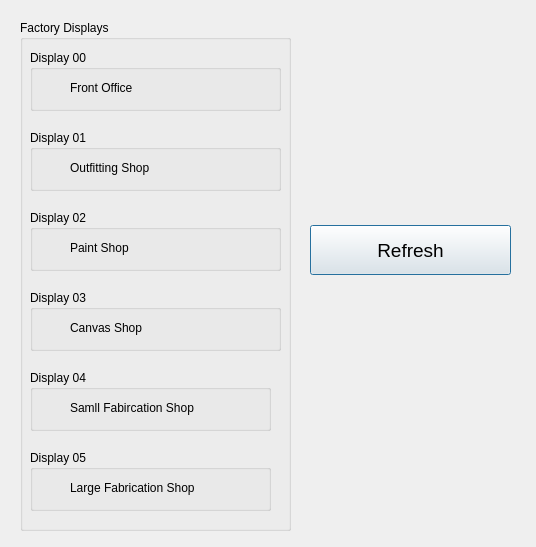
<?xml version="1.0" encoding="UTF-8"?>
<ui version="4.0">
 <class>Dialog</class>
 <widget class="QDialog" name="Dialog">
  <property name="geometry">
   <rect>
    <x>0</x>
    <y>0</y>
    <width>536</width>
    <height>547</height>
   </rect>
  </property>
  <property name="windowTitle">
   <string>NRB Refresh Factory Displays</string>
  </property>
  <widget class="QPushButton" name="pushButton_refresh">
   <property name="geometry">
    <rect>
     <x>310</x>
     <y>225</y>
     <width>201</width>
     <height>50</height>
    </rect>
   </property>
   <property name="font">
    <font>
     <pointsize>14</pointsize>
    </font>
   </property>
   <property name="text">
    <string>Refresh</string>
   </property>
  </widget>
  <widget class="QGroupBox" name="groupBox">
   <property name="geometry">
    <rect>
     <x>20</x>
     <y>20</y>
     <width>271</width>
     <height>511</height>
    </rect>
   </property>
   <property name="title">
    <string>Factory Displays</string>
   </property>
   <widget class="QGroupBox" name="groupBox_display_0">
    <property name="geometry">
     <rect>
      <x>10</x>
      <y>30</y>
      <width>251</width>
      <height>61</height>
     </rect>
    </property>
    <property name="title">
     <string>Display 00</string>
    </property>
    <widget class="QLabel" name="label_led_0">
     <property name="geometry">
      <rect>
       <x>10</x>
       <y>30</y>
       <width>21</width>
       <height>21</height>
      </rect>
     </property>
     <property name="text">
      <string/>
     </property>
     <property name="pixmap">
      <pixmap resource="refresh_displays_resources.qrc">:/icons/icons/grey-led-off.png</pixmap>
     </property>
     <property name="scaledContents">
      <bool>true</bool>
     </property>
    </widget>
    <widget class="QLabel" name="label_description_0">
     <property name="geometry">
      <rect>
       <x>40</x>
       <y>30</y>
       <width>81</width>
       <height>16</height>
      </rect>
     </property>
     <property name="text">
      <string>Front Office</string>
     </property>
    </widget>
   </widget>
   <widget class="QGroupBox" name="groupBox_display_1">
    <property name="geometry">
     <rect>
      <x>10</x>
      <y>110</y>
      <width>251</width>
      <height>61</height>
     </rect>
    </property>
    <property name="title">
     <string>Display 01</string>
    </property>
    <widget class="QLabel" name="label_led_1">
     <property name="geometry">
      <rect>
       <x>10</x>
       <y>30</y>
       <width>21</width>
       <height>21</height>
      </rect>
     </property>
     <property name="text">
      <string/>
     </property>
     <property name="pixmap">
      <pixmap resource="refresh_displays_resources.qrc">:/icons/icons/grey-led-off.png</pixmap>
     </property>
     <property name="scaledContents">
      <bool>true</bool>
     </property>
    </widget>
    <widget class="QLabel" name="label_description_1">
     <property name="geometry">
      <rect>
       <x>40</x>
       <y>30</y>
       <width>111</width>
       <height>16</height>
      </rect>
     </property>
     <property name="text">
      <string>Outfitting Shop</string>
     </property>
    </widget>
   </widget>
   <widget class="QGroupBox" name="groupBox_display_2">
    <property name="geometry">
     <rect>
      <x>10</x>
      <y>190</y>
      <width>251</width>
      <height>61</height>
     </rect>
    </property>
    <property name="title">
     <string>Display 02</string>
    </property>
    <widget class="QLabel" name="label_led_2">
     <property name="geometry">
      <rect>
       <x>10</x>
       <y>30</y>
       <width>21</width>
       <height>21</height>
      </rect>
     </property>
     <property name="text">
      <string/>
     </property>
     <property name="pixmap">
      <pixmap resource="refresh_displays_resources.qrc">:/icons/icons/grey-led-off.png</pixmap>
     </property>
     <property name="scaledContents">
      <bool>true</bool>
     </property>
    </widget>
    <widget class="QLabel" name="label_description_2">
     <property name="geometry">
      <rect>
       <x>40</x>
       <y>30</y>
       <width>81</width>
       <height>16</height>
      </rect>
     </property>
     <property name="text">
      <string>Paint Shop</string>
     </property>
    </widget>
   </widget>
   <widget class="QGroupBox" name="groupBox_display_3">
    <property name="geometry">
     <rect>
      <x>10</x>
      <y>270</y>
      <width>251</width>
      <height>61</height>
     </rect>
    </property>
    <property name="title">
     <string>Display 03</string>
    </property>
    <widget class="QLabel" name="label_led_4">
     <property name="geometry">
      <rect>
       <x>10</x>
       <y>30</y>
       <width>21</width>
       <height>21</height>
      </rect>
     </property>
     <property name="text">
      <string/>
     </property>
     <property name="pixmap">
      <pixmap resource="refresh_displays_resources.qrc">:/icons/icons/grey-led-off.png</pixmap>
     </property>
     <property name="scaledContents">
      <bool>true</bool>
     </property>
    </widget>
    <widget class="QLabel" name="label_description_4">
     <property name="geometry">
      <rect>
       <x>40</x>
       <y>30</y>
       <width>91</width>
       <height>16</height>
      </rect>
     </property>
     <property name="text">
      <string>Canvas Shop</string>
     </property>
    </widget>
   </widget>
   <widget class="QGroupBox" name="groupBox_display_4">
    <property name="geometry">
     <rect>
      <x>10</x>
      <y>350</y>
      <width>241</width>
      <height>61</height>
     </rect>
    </property>
    <property name="title">
     <string>Display 04</string>
    </property>
    <widget class="QLabel" name="label_led_5">
     <property name="geometry">
      <rect>
       <x>10</x>
       <y>30</y>
       <width>21</width>
       <height>21</height>
      </rect>
     </property>
     <property name="text">
      <string/>
     </property>
     <property name="pixmap">
      <pixmap resource="refresh_displays_resources.qrc">:/icons/icons/grey-led-off.png</pixmap>
     </property>
     <property name="scaledContents">
      <bool>true</bool>
     </property>
    </widget>
    <widget class="QLabel" name="label_description_5">
     <property name="geometry">
      <rect>
       <x>40</x>
       <y>30</y>
       <width>151</width>
       <height>16</height>
      </rect>
     </property>
     <property name="text">
      <string>Samll Fabircation Shop</string>
     </property>
    </widget>
   </widget>
   <widget class="QGroupBox" name="groupBox_display_5">
    <property name="geometry">
     <rect>
      <x>10</x>
      <y>430</y>
      <width>241</width>
      <height>61</height>
     </rect>
    </property>
    <property name="title">
     <string>Display 05</string>
    </property>
    <widget class="QLabel" name="label_led_6">
     <property name="geometry">
      <rect>
       <x>10</x>
       <y>30</y>
       <width>21</width>
       <height>21</height>
      </rect>
     </property>
     <property name="text">
      <string/>
     </property>
     <property name="pixmap">
      <pixmap resource="refresh_displays_resources.qrc">:/icons/icons/grey-led-off.png</pixmap>
     </property>
     <property name="scaledContents">
      <bool>true</bool>
     </property>
    </widget>
    <widget class="QLabel" name="label_description_6">
     <property name="geometry">
      <rect>
       <x>40</x>
       <y>30</y>
       <width>151</width>
       <height>16</height>
      </rect>
     </property>
     <property name="text">
      <string>Large Fabrication Shop</string>
     </property>
    </widget>
   </widget>
  </widget>
 </widget>
 <resources>
  <include location="refresh_displays_resources.qrc"/>
 </resources>
 <connections/>
</ui>
